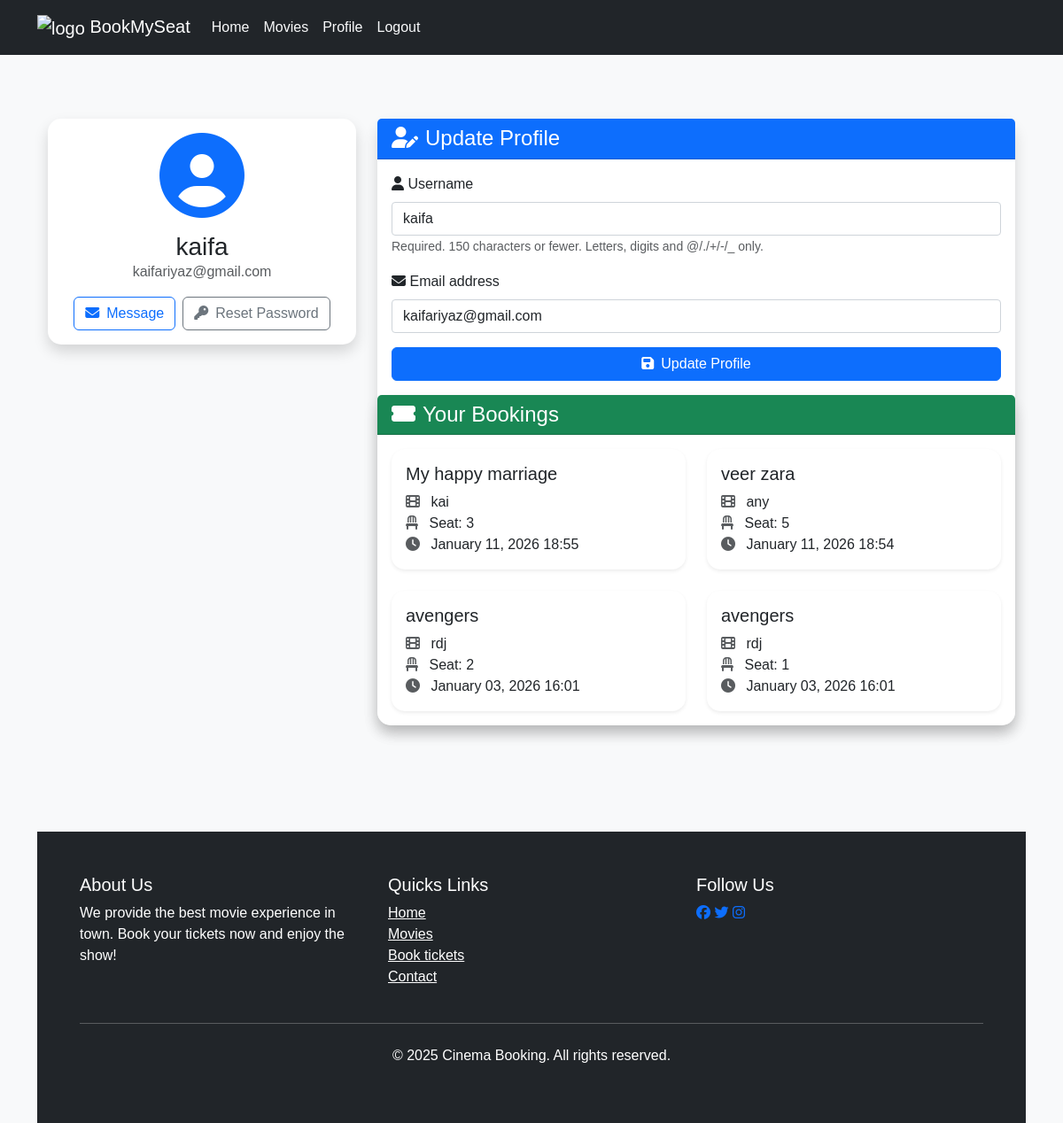
/users/profile/ (signed in), run on an earlier commit of the app's database.
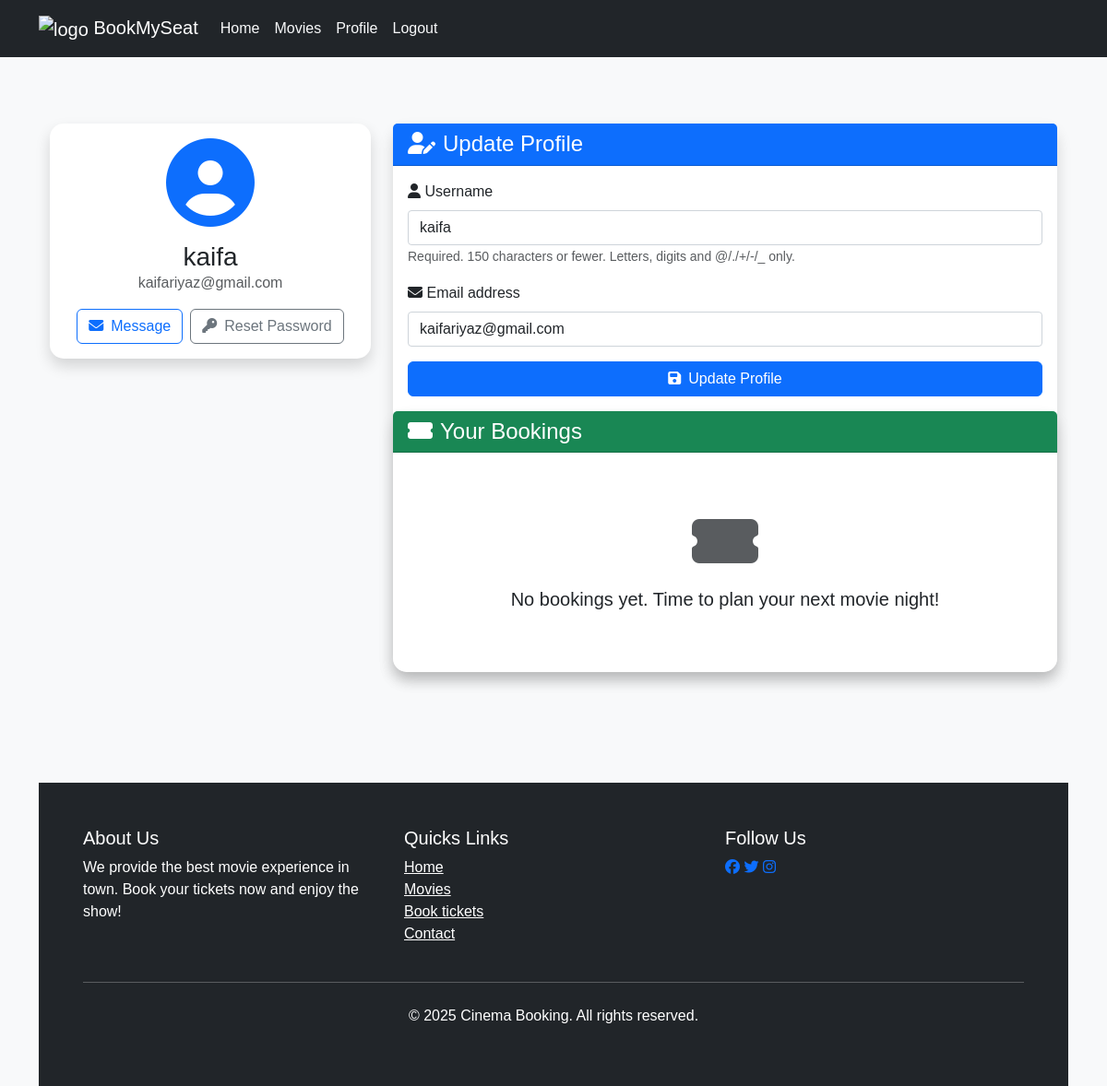
And on a later commit of the database.
### movies/models.py (models this page shows, shortened)
class Booking(models.Model):
    user = models.ForeignKey(User,on_delete=models.CASCADE)
    seat = models.ForeignKey(Seat,on_delete=models.CASCADE)
    movie = models.ForeignKey(Movie,on_delete=models.CASCADE)
    theater = models.ForeignKey(Theater,on_delete=models.CASCADE)
    booked_at = models.DateTimeField(auto_now_add=True)
    is_paid = models.BooleanField(default=False)

class Movie(models.Model):
    name = models.CharField(max_length = 255)
    image = models.ImageField(upload_to = "movies/")
    title = models.CharField(max_length=200,default="Default Movie")
    rating = models.FloatField(default=0)
    cast = models.TextField()
    description = models.TextField(blank = True,null = True) #optional
    genre = models.CharField(max_length=100,blank=True,null=True)
    language =models.CharField(max_length=100,blank=True,null=True)
    trailer_url = models.URLField(blank = True , null = True)

class Theater(models.Model):
    name = models.CharField(max_length=255)
    movie = models.ForeignKey(Movie,on_delete=models.CASCADE,related_name = 'theaters')
    time = models.DateTimeField()

class Seat(models.Model):
    theater = models.ForeignKey(Theater,on_delete=models.CASCADE,related_name = 'seats')
    seat_number = models.CharField(max_length=10)
    is_booked = models.BooleanField(default=False)

### users/views.py (the view)
# urls.py: path('profile/', profile,name='profile'),
@login_required
def profile(request):
    bookings = Booking.objects.filter(user=request.user).order_by('-booked_at')
    if request.method == 'POST':
        u_form = UserUpdateForms(request.POST, instance=request.user)
        p_form = ProfileUpdateForm(request.POST, request.FILES, instance=request.user.profile)
        if u_form.is_valid() and p_form.is_valid():
            u_form.save()
            p_form.save()
            messages.success(request, 'Your account has been updated!')
            return redirect('profile')
    else:
        u_form = UserUpdateForms(instance=request.user)
        p_form = ProfileUpdateForm(instance=request.user.profile)
    context = {
        'u_form': u_form,
        'p_form': p_form,
        'bookings': bookings
    }
    return render(request, 'users/profile.html', context)

### users/forms.py
class UserUpdateForms(forms.ModelForm):
    class Meta:
        model=User
        fields=('username','email')

class ProfileUpdateForm(forms.ModelForm):
    class Meta:
        model=User
        fields=['password']

### templates/users/profile.html (shortened to what this page needs)
{% extends "users/basic.html" %}
{%block content %}
<div class="container py-5">
    <div class="row">
        <div class="col-lg-4 mb-4">
            <div class="card shadow">
            <div class="card-body text-center">
                <div class="mb-3">
                    <i class="fas fa-user-circle fa-6x text-primary"></i>
                </div>
                <h3 class="card-title mb-0">{{ user.username }}</h3>
                <p class="text-muted mb-3">{{ user.email }}</p>
                <div class="d-flex justify-content-center">
                    <a href="#" class="btn btn-outline-primary me-2"><i class="fas fa-envelope me-2"></i>Message</a>
                    <a href="{% url 'password_reset' %}" class="btn btn-outline-secondary"><i class="fas fa-key me-2"></i>Reset Password</a>
                </div>
            </div>
        </div>
    </div>
    <div class="col-lg-8">
        <div class="card shadow mb-4">
            <div class="card-header bg-primary text-white">
                <h4 class="mb-0"><i class="fas fa-user-edit me-2"></i>Update Profile</h4>
            </div>
            <div class="card-body">
                <form method="POST">
                    {% for field in u_form %}
                    <div class="mb-3">
                        <label for="{{ field.id_for_label }}" class="form-label">
                            <i class="fas {% if field.name == 'username' %}fa-user{% elif field.name == 'email' %}fa-envelope{% else %}fa-info-circle{% endif %}"></i>
                            {{ field.label }}
                        </label>
                        {{ field }}
                        {% if field.help_text %}
                         <small class="form-text text-muted">{{ field.help_text }}</small>
                        {% endif %}
                        </div>
                        {% endfor %}
                        <button class="btn btn-primary w-100" type="submit"><i class="fas fa-save me-2"></i>Update Profile</button>
                    </form>
                </div>
                 <div class="card shadow">
                    <div class="card-header bg-success text-white">
                        <h4 class="mb-0"><i class="fas fa-ticket-alt me-2"></i>Your Bookings</h4>
                    </div>
                    <div class="card-body">
                        {% if bookings %}
                        <div class="row row-cols-1 row-cols-md-2 g-4">
                            {% for booking in bookings %}
                            <div class="col">
                                <div class="card h-100 border-0 shadow-sm">
                                    <div class="card-body">
                                        <h5 class="card-title">{{ booking.movie.name }}</h5>
                                        <p class="card-text">
                                            <i class="fas fa-film me-2 text-muted"></i> {{ booking.theater.name }}<br>
                                            <i class="fas fa-chair me-2 text-muted"></i> Seat: {{ booking.seat.seat_number }}<br>
                                            <i class="fas fa-clock me-2 text-muted"></i> {{ booking.booked_at|date:"F d, Y H:i" }}<br>
                                        </p>
                                    </div>
                                </div>
                            </div>
                            {% endfor %}
                        </div>
                        {% else %}
                        <div class="text-center py-5">
                            <i class="fas fa-ticket-alt fa-4x text-muted mb-3"></i>
                            <p class="lead mb-0">No bookings yet. Time to plan your next movie night!</p>
                        </div>
                        {% endif %}
                    </div>
                </div>
            </div>
        </div>
    </div>
<link rel="stylesheet" href="https://cdnjs.cloudflare.com/ajax/libs/font-awesome/6.5.1/css/all.min.css">
{% endblock %}

What changed in the data, as far as the page shows it:
removed Booking: movie.name "My happy marriage", theater.name "kai", seat.seat_number "3", booked_at "January 11, 2026 18:55"
removed Booking: movie.name "veer zara", theater.name "any", seat.seat_number "5", booked_at "January 11, 2026 18:54"
removed Booking: movie.name "avengers", theater.name "rdj", seat.seat_number "2", booked_at "January 03, 2026 16:01"
removed Booking: movie.name "avengers", theater.name "rdj", seat.seat_number "1", booked_at "January 03, 2026 16:01"
Also different on the page:
text now shown: "No bookings yet. Time to plan your next movie night!"
